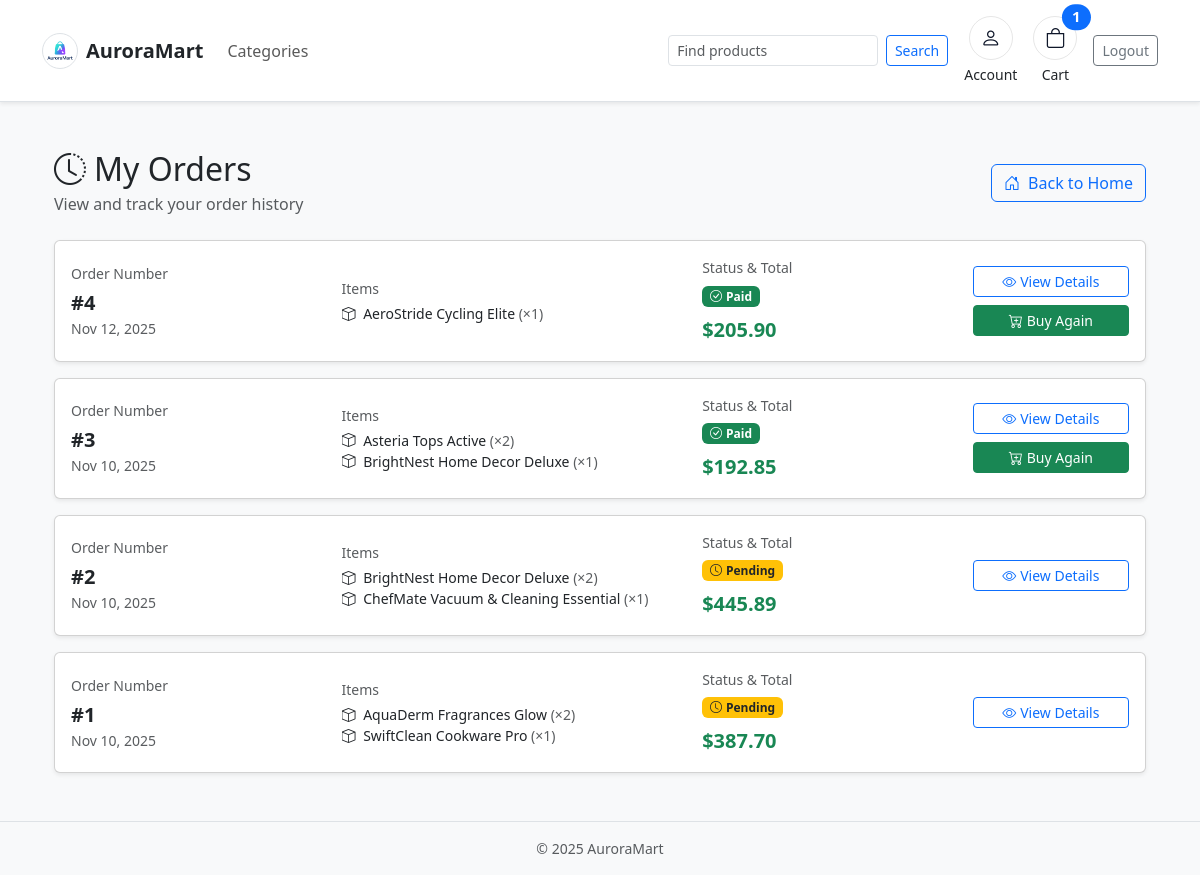
/store/orders/ (signed in), run on an earlier commit of the app's database.
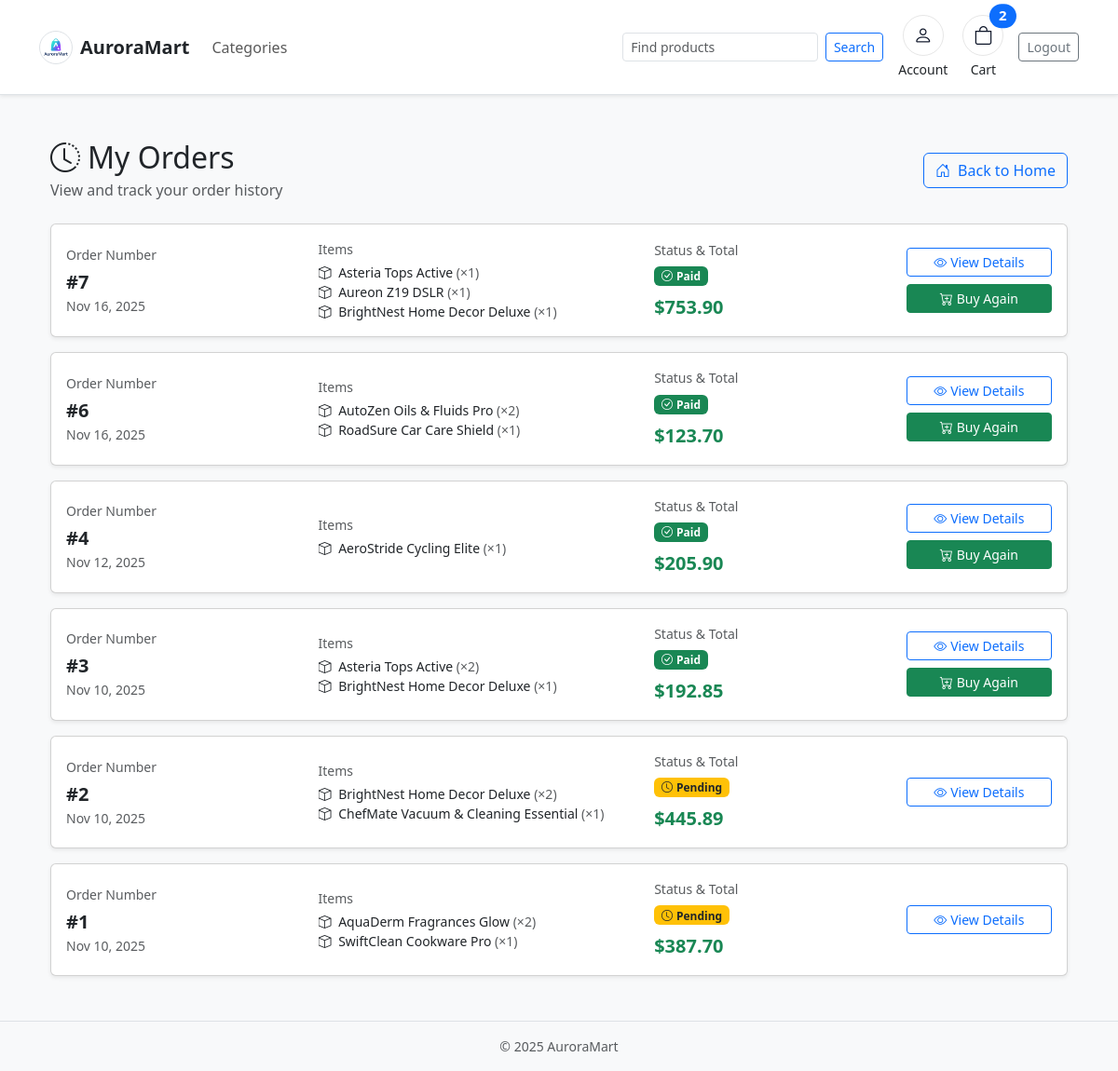
And on a later commit of the database.
### ecommercemodule/models.py (models this page shows, shortened)
class Order(models.Model):
    class StatusChoices(models.TextChoices):
        PENDING = "PENDING", "Pending"
        PAID = "PAID", "Paid"
        CANCELLED = "CANCELLED", "Cancelled"
    customer = models.ForeignKey(
        Customer, related_name="orders", on_delete=models.CASCADE
    )
    created_at = models.DateTimeField(auto_now_add=True)
    status = models.CharField(
        max_length=20, choices=StatusChoices.choices, default=StatusChoices.PAID
    )
    total_amount = models.DecimalField(
        max_digits=12, decimal_places=2, validators=[MinValueValidator(0)]
    )
    voucher_code = models.CharField(
        max_length=32, blank=True, null=True, help_text="Applied voucher code"
    )
    voucher_discount = models.DecimalField(
        max_digits=10, decimal_places=2, default=Decimal("0.00"),
        validators=[MinValueValidator(0)], help_text="Discount amount from voucher"
    )
    class Meta:
        ordering = ["-created_at"]

class OrderItem(models.Model):
    order = models.ForeignKey(
        Order, related_name="items", on_delete=models.CASCADE
    )
    product = models.ForeignKey(Product, on_delete=models.PROTECT)
    quantity = models.PositiveIntegerField(validators=[MinValueValidator(1)])
    unit_price = models.DecimalField(
        max_digits=10, decimal_places=2, validators=[MinValueValidator(0)]
    )
    class Meta:
        ordering = ["product__name"]

### auroramart/models.py (models this page shows, shortened)
class Product(models.Model):
    sku = models.CharField(max_length=64, unique=True, verbose_name="SKU Code")
    name = models.CharField(max_length=255, verbose_name="Product Name")
    description = models.TextField(blank=True, verbose_name="Product Description")
    category = models.ForeignKey(
        Category, related_name="products", on_delete=models.PROTECT, verbose_name="Product Category"
    )
    subcategory = models.ForeignKey(
        SubCategory, related_name="products", on_delete=models.PROTECT, verbose_name="Product Subcategory"
    )
    quantity_on_hand = models.PositiveIntegerField(default=0, validators=[MinValueValidator(0)])
    reorder_quantity = models.PositiveIntegerField(default=10, validators=[MinValueValidator(0)])
    unit_price = models.DecimalField(
        max_digits=10, decimal_places=2, default=0.00, validators=[MinValueValidator(0)]
    )
    rating = models.DecimalField(
        max_digits=3,
        decimal_places=1,
        default=0.0,
        null=True,
        blank=True,
        validators=[MinValueValidator(0), MaxValueValidator(5)],
        verbose_name="Product Rating"
    )
    is_active = models.BooleanField(default=True)
    image_url = models.URLField(
        max_length=500,
        blank=True,
        null=True,
        verbose_name="Image URL",
        help_text="External image URL (e.g., from Google Images)"
    )
    image = models.ImageField(
        upload_to='products/',
        blank=True,
        null=True,
        verbose_name="Product Image",
        help_text="Upload a product image file"
    )
    @property
    def get_image_url(self):
        if self.image:
            return self.image.url
        return self.image_url or ''
    class Meta:
        ordering = ["name"]
        indexes = [
            models.Index(fields=["sku"]),
            models.Index(fields=["is_active"]),
        ]

### ecommercemodule/views.py (the view)
# urls.py: path("orders/", views.order_history, name="order_history"),
@login_required
def order_history(request):
    from django.core.paginator import Paginator
    profile = _get_or_create_profile(request.user)
    orders = profile.orders.prefetch_related("items__product").order_by("-created_at")
    paginator = Paginator(orders, 10)
    page_number = request.GET.get("page", 1)
    page_obj = paginator.get_page(page_number)
    return render(request, "ecommercemodule/order_history.html", {"page_obj": page_obj})

### ecommercemodule/context_processors.py (called while the page is built)
def cart_item_count(request):
    cart = None
    if not hasattr(request, "session"):
        return {"cart_item_count": 0}
    if request.user.is_authenticated:
        profile, _ = Customer.objects.get_or_create(user=request.user)
        cart = Cart.objects.filter(customer=profile).first()
    else:
        session_key = request.session.session_key
        if not session_key:
            request.session.create()
            session_key = request.session.session_key
        cart = Cart.objects.filter(session_key=session_key).first()
    if not cart:
        return {"cart_item_count": 0}
    total = cart.items.aggregate(total=Sum("quantity"))["total"] or 0
    return {"cart_item_count": total}

### ecommercemodule/views.py (called while the page is built)
def _get_or_create_profile(user):
    profile, _ = Customer.objects.get_or_create(user=user)
    return profile

### ecommercemodule/templates/ecommercemodule/order_history.html (shortened to what the changed rows need)
{% extends "ecommercemodule/base.html" %}
{% load static %}
{% block content %}
<div class="container py-4">
    <div class="d-flex justify-content-between align-items-center mb-4">
        <div>
            <h2 class="mb-1">
                <i class="bi bi-clock-history me-2"></i>My Orders
            </h2>
        </div>
    </div>
    {% if page_obj.object_list %}
        <div class="row g-3">
            {% for order in page_obj %}
            <div class="col-12">
                <div class="card shadow-sm hover-shadow transition">
                    <div class="card-body">
                        <div class="row align-items-center">
                            <div class="col-lg-3 mb-3 mb-lg-0">
                                <div class="text-muted small mb-1">Order Number</div>
                                <div class="fw-bold fs-5">#{{ order.id }}</div>
                                <div class="text-muted small">
                                    {{ order.created_at|date:"M d, Y" }}
                                </div>
                            </div>
                            <div class="col-lg-4 mb-3 mb-lg-0">
                                <div class="text-muted small mb-1">Items</div>
                                <div class="item-list">
                                    {% for item in order.items.all|slice:":3" %}
                                        <div class="small">
                                            <i class="bi bi-box me-1"></i>
                                            {{ item.product.name }}
                                            <span class="text-muted">(×{{ item.quantity }})</span>
                                        </div>
                                    {% endfor %}
                                </div>
                            </div>
                            <div class="col-lg-3 mb-3 mb-lg-0">
                                <div class="text-muted small mb-1">Status & Total</div>
                                <div class="mb-2">
                                    {% if order.status == 'PAID' %}
                                        <span class="badge bg-success">
                                            <i class="bi bi-check-circle me-1"></i>Paid
                                        </span>
                                    {% elif order.status == 'PENDING' %}
                                        <span class="badge bg-warning text-dark">
                                            <i class="bi bi-clock me-1"></i>Pending
                                        </span>
                                    {% elif order.status == 'CANCELLED' %}
                                        <span class="badge bg-danger">
                                            <i class="bi bi-x-circle me-1"></i>Cancelled
                                        </span>
                                    {% else %}
                                        <span class="badge bg-secondary">{{ order.get_status_display }}</span>
                                    {% endif %}
                                </div>
                                <div class="fw-bold text-success fs-5">
                                    ${{ order.total_amount|floatformat:2 }}
                                </div>
                            </div>
                            <div class="col-lg-2 text-lg-end">
                                <div class="d-flex flex-column gap-2">
                                    <a href="{% url 'ecommercemodule:order_detail' order.id %}"
                                       class="btn btn-outline-primary btn-sm">
                                        <i class="bi bi-eye me-1"></i>View Details
                                    </a>
                                    {% if order.status == 'PAID' %}
                                    <button type="button"
                                            class="btn btn-success btn-sm w-100"
                                            data-bs-toggle="modal"
                                            data-bs-target="#buyAgainModal{{ order.id }}"
                                            title="Add all items from this order to your cart">
                                        <i class="bi bi-cart-plus me-1"></i>Buy Again
                                    </button>
                                    {% endif %}
                                </div>
                            </div>
                        </div>
                    </div>
                </div>
            </div>
            {% endfor %}
        </div>
    {% endif %}
</div>
{% endblock %}

What changed in the data, as far as the page shows it:
added Order: id "7", created_at "Nov 16, 2025", status "PAID" (drawn), total_amount "753.90"
added OrderItem: product.name "Asteria Tops Active", quantity "1", shown under "7"
added OrderItem: product.name "Aureon Z19 DSLR", quantity "1", shown under "7"
added OrderItem: product.name "BrightNest Home Decor Deluxe", quantity "1", shown under "7"
added Order: id "6", created_at "Nov 16, 2025", status "PAID" (drawn), total_amount "123.70"
added OrderItem: product.name "AutoZen Oils & Fluids Pro", quantity "2", shown under "6"
added OrderItem: product.name "RoadSure Car Care Shield", quantity "1", shown under "6"
Also different on the page:
{{ cart_item_count|default:0 }}: "1" → "2"
